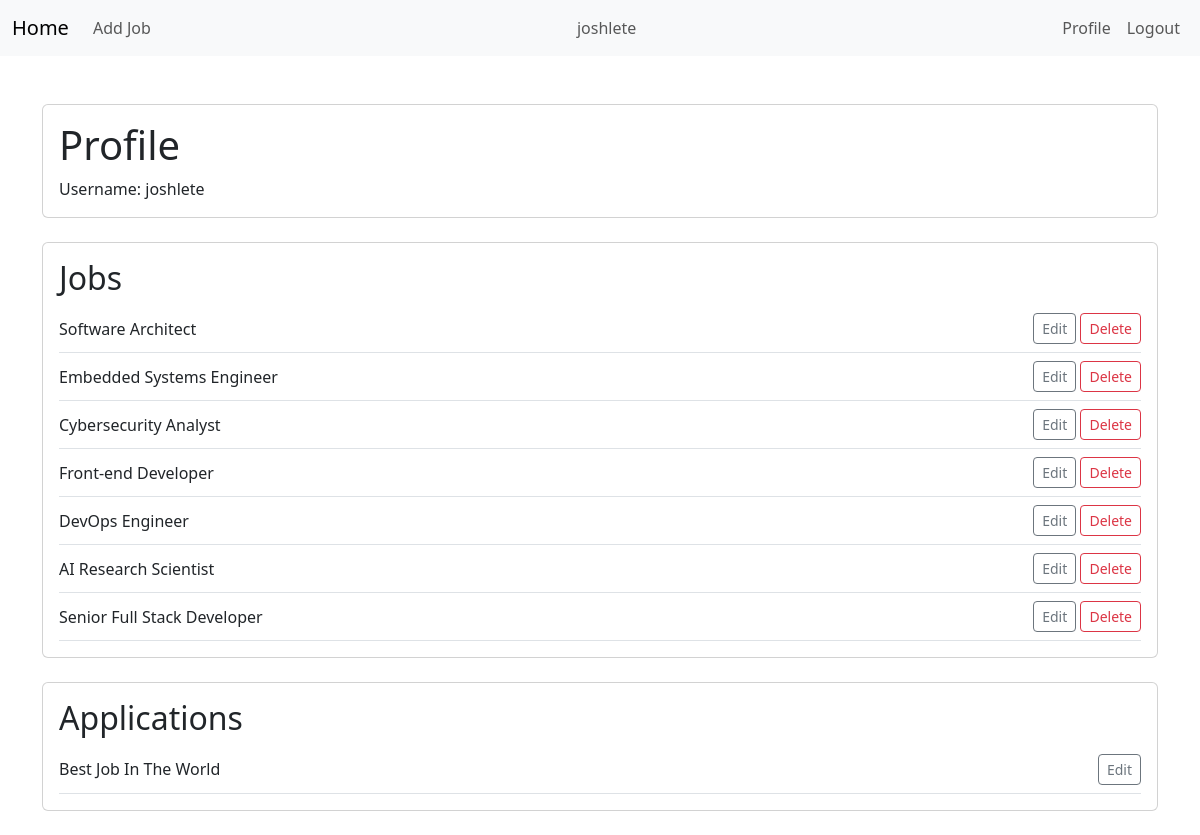
The page /profile/ (signed in) on the database as committed earlier.
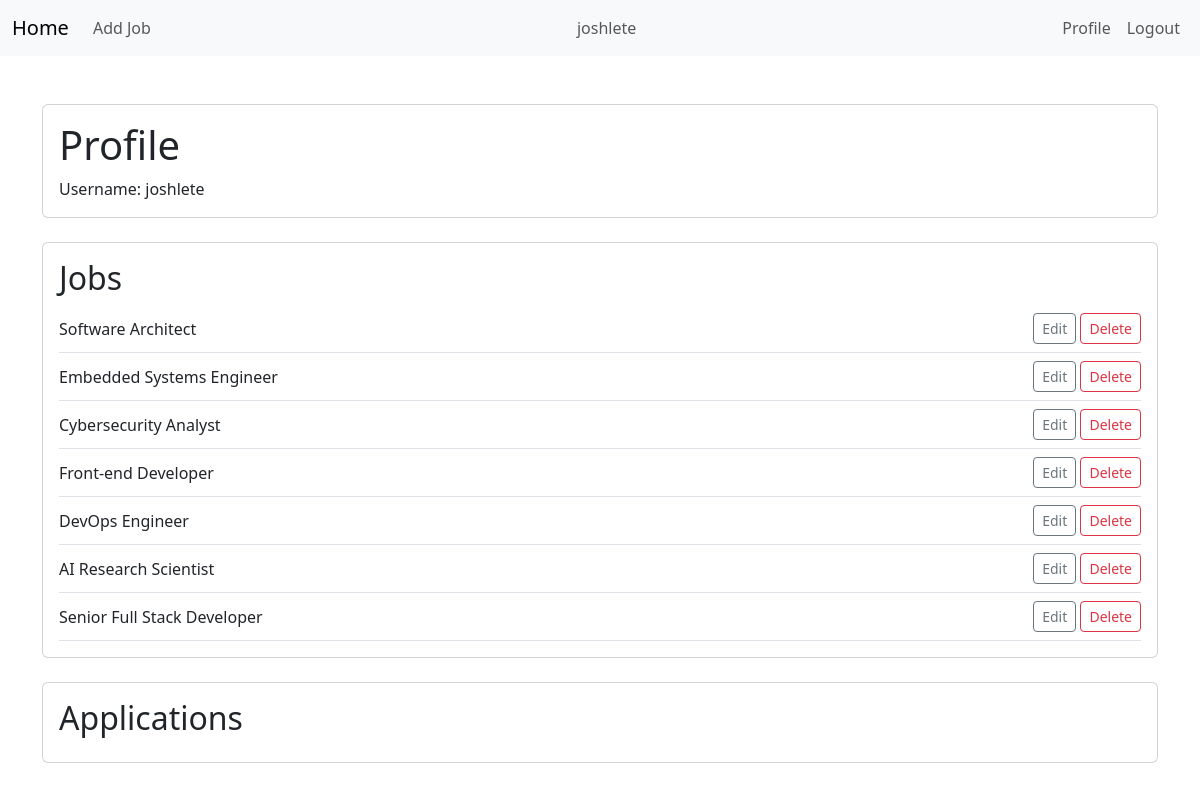
The same page on the database as committed later.
### jobs/models.py (models this page shows, shortened)
class Job(models.Model):
    user = models.ForeignKey(User, null=True, blank=True, on_delete=models.CASCADE)
    title = models.CharField(max_length=100)
    company = models.CharField(max_length=100)
    description = models.TextField(null=True, blank=True)
    location = models.CharField(max_length=100)
    deadline = models.DateTimeField()
    updated_at = models.DateTimeField(auto_now=True)
    created_at = models.DateTimeField(auto_now_add=True)
    available = models.BooleanField(default=True)
    class Meta:
        ordering = ["-updated_at", "-created_at"]

class JobApplication(models.Model):
    job = models.ForeignKey(Job, on_delete=models.CASCADE)
    user = models.ForeignKey(User, on_delete=models.CASCADE)
    email = models.EmailField(null=True)
    resume = models.TextField(null=True)
    cover_letter = models.TextField(null=True, blank=True)
    created_at = models.DateTimeField(auto_now_add=True)
    class Meta:
        unique_together = ("job", "user")

### jobs/views.py (the view)
# urls.py: path("profile/", views.profile, name="profile"),
def profile(request):
    jobs = Job.objects.filter(user=request.user)
    applications = JobApplication.objects.filter(user=request.user)
    context = {
        "jobs": jobs,
        "applications": applications,
    }
    return render(request, "profile.html", context)

### jobs/templates/profile.html
{% extends 'main.html' %}
{% block content %}
<div class="container mt-5">
  <div class="card mb-4">
    <div class="card-body">
      <h1 class="card-title">Profile</h1>
      <p class="card-text">Username: {{ user.username }}</p>
    </div>
  </div>
  <div class="card mb-4">
    <div class="card-body">
      <h2 class="card-title">Jobs</h2>
      {% for job in jobs %}
      <div class="d-flex justify-content-between align-items-center border-bottom py-2">
        <span>{{ job.title }}</span>
        <div>
          <a href="{% url 'update-job' job.id %}" class="btn btn-outline-secondary btn-sm">Edit</a>
          <a href="{% url 'delete-job' job.id %}" class="btn btn-outline-danger btn-sm">Delete</a>
        </div>
      </div>
      {% endfor %}
    </div>
  </div>
  <div class="card mb-4">
    <div class="card-body">
      <h2 class="card-title">Applications</h2>
      {% for application in applications %}
      <div class="d-flex justify-content-between align-items-center border-bottom py-2">
        <span>{{ application.job.title }}</span>
        <div>
          <a href="{% url 'update-application' application.id %}" class="btn btn-outline-secondary btn-sm">Edit</a>
        </div>
      </div>
      {% endfor %}
    </div>
  </div>
</div>
{% endblock %}

Rows that differ between the two databases and show on the page:
removed JobApplication: job "Best Job In The World"
